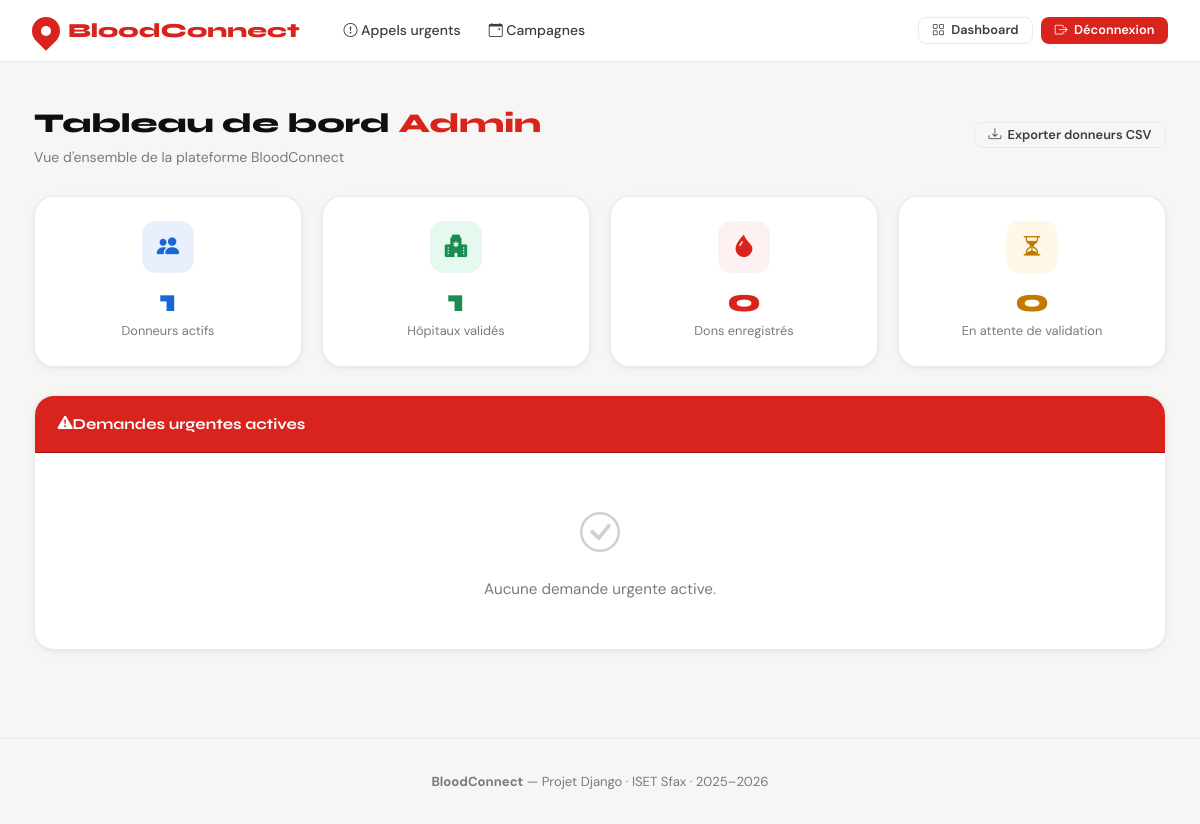
Before: /accounts/dashboard/admin/ (signed in) with the older database file.
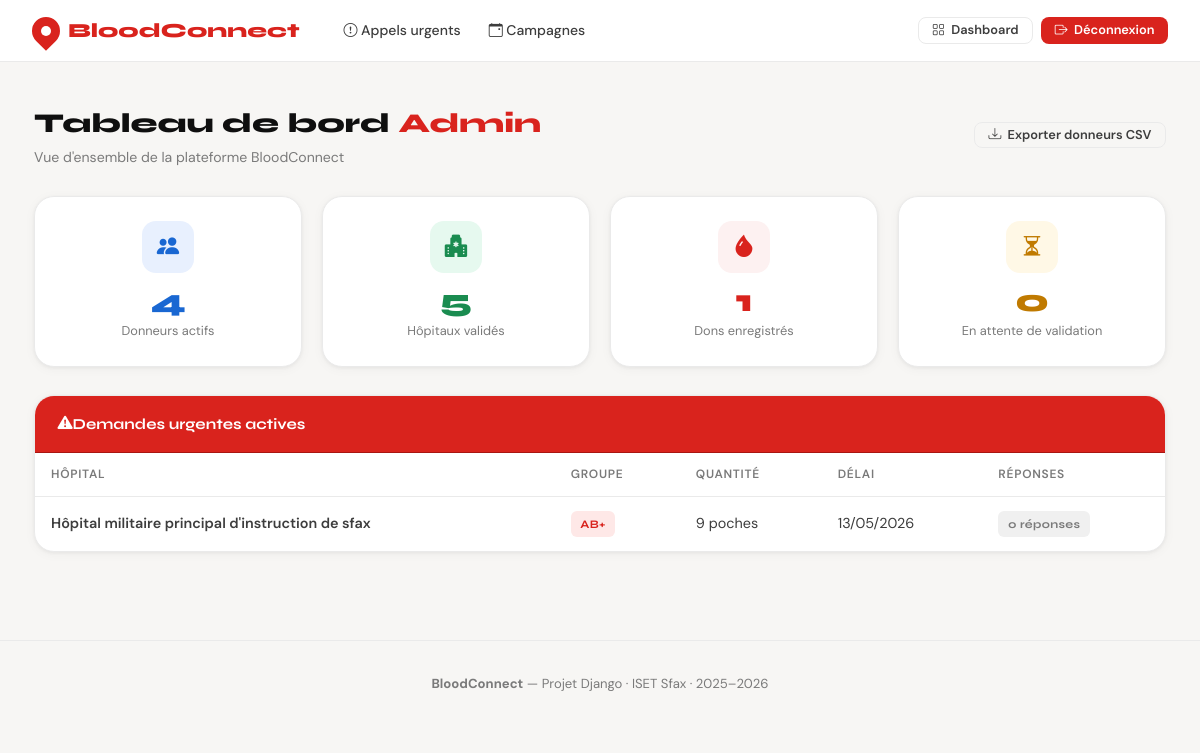
After: the same page with the newer database file.
### donations/models.py (models this page shows, shortened)
class DemandeUrgente(models.Model):
    STATUT_CHOICES = [
        ('active', 'Active'),
        ('cloturee', 'Clôturée'),
        ('satisfaite', 'Satisfaite'),
    ]
    hopital = models.ForeignKey(Hopital, on_delete=models.CASCADE, related_name='demandes')
    groupe_sanguin = models.CharField(max_length=3, choices=GROUPES_SANGUINS)
    quantite = models.PositiveIntegerField(help_text='Nombre de poches')
    delai = models.DateField(help_text='Date limite')
    description = models.TextField(blank=True)
    statut = models.CharField(max_length=20, choices=STATUT_CHOICES, default='active')
    date_creation = models.DateTimeField(auto_now_add=True)
    @property
    def nb_reponses(self):
        return self.reponses.filter(statut='confirme').count()

### accounts/models.py (models this page shows, shortened)
class Hopital(models.Model):
    user = models.OneToOneField(User, on_delete=models.CASCADE, related_name='hopital')
    nom = models.CharField(max_length=200)
    adresse = models.CharField(max_length=300)
    ville = models.CharField(max_length=100)
    telephone = models.CharField(max_length=20, blank=True)
    numero_agrement = models.CharField(max_length=100, unique=True)
    valide = models.BooleanField(default=False)
    date_inscription = models.DateTimeField(auto_now_add=True)

### accounts/decorators.py (the view)
    def wrapper(request, *args, **kwargs):
        if not request.user.is_authenticated:
            return redirect('login')
        if not request.user.is_staff:
            messages.error(request, 'Accès réservé aux administrateurs.')
            return redirect('home')
        return view_func(request, *args, **kwargs)

### accounts/views.py (called while the page is built)
@admin_required
def dashboard_admin(request):
    from donations.models import Don, DemandeUrgente
    from campaigns.models import Campagne
    context = {
        'nb_donneurs': Donneur.objects.filter(actif=True).count(),
        'nb_hopitaux': Hopital.objects.filter(valide=True).count(),
        'nb_hopitaux_attente': Hopital.objects.filter(valide=False).count(),
        'nb_dons': Don.objects.count(),
        'demandes_actives': DemandeUrgente.objects.filter(statut='active').order_by('delai'),
        'hopitaux_attente': Hopital.objects.filter(valide=False),
    }
    return render(request, 'accounts/dashboard_admin.html', context)

### templates/accounts/dashboard_admin.html (shortened to what this page needs)
{% extends 'base.html' %}
{% block content %}
<div class="admin-header fade-up">
  <div>
    <h1>Tableau de bord <span style="color:var(--red);">Admin</span></h1>
    <p>Vue d'ensemble de la plateforme BloodConnect</p>
  </div>
  <a href="{% url 'export_donneurs_csv' %}" class="btn btn-ghost btn-sm">
    <i class="bi bi-download"></i> Exporter donneurs CSV
  </a>
</div>
<div class="grid grid-4 fade-up-2" style="margin-bottom:1.75rem;">
  <div class="stat-card">
    <div class="stat-icon" style="background:#E8F0FE; color:#1967D2;"><i class="bi bi-people-fill"></i></div>
    <div class="stat-num" style="color:#1967D2;">{{ nb_donneurs }}</div>
    <div class="stat-label">Donneurs actifs</div>
  </div>
  <div class="stat-card">
    <div class="stat-icon" style="background:#E6F9EF; color:var(--success);"><i class="bi bi-hospital-fill"></i></div>
    <div class="stat-num" style="color:var(--success);">{{ nb_hopitaux }}</div>
    <div class="stat-label">Hôpitaux validés</div>
  </div>
  <div class="stat-card">
    <div class="stat-icon" style="background:var(--red-soft); color:var(--red);"><i class="bi bi-droplet-fill"></i></div>
    <div class="stat-num" style="color:var(--red);">{{ nb_dons }}</div>
    <div class="stat-label">Dons enregistrés</div>
  </div>
  <div class="stat-card">
    <div class="stat-icon" style="background:#FFF8E6; color:var(--warning);"><i class="bi bi-hourglass-split"></i></div>
    <div class="stat-num" style="color:var(--warning);">{{ nb_hopitaux_attente }}</div>
    <div class="stat-label">En attente de validation</div>
  </div>
</div>
<div class="card fade-up-4">
  <div class="card-header danger">
    <span><i class="bi bi-exclamation-triangle-fill me-2"></i>Demandes urgentes actives</span>
  </div>
  {% if demandes_actives %}
  <table class="bc-table">
    <thead>
      <tr><th>Hôpital</th><th>Groupe</th><th>Quantité</th><th>Délai</th><th>Réponses</th></tr>
    </thead>
    <tbody>
      {% for d in demandes_actives %}
      <tr>
        <td style="font-weight:600;">{{ d.hopital.nom }}</td>
        <td><span class="badge badge-red">{{ d.groupe_sanguin }}</span></td>
        <td>{{ d.quantite }} poche{% if d.quantite != 1 %}s{% endif %}</td>
        <td>{{ d.delai|date:"d/m/Y" }}</td>
        <td>
          <span class="badge {% if d.nb_reponses > 0 %}badge-green{% else %}badge-gray{% endif %}">
            {{ d.nb_reponses }} réponse{% if d.nb_reponses != 1 %}s{% endif %}
          </span>
        </td>
      </tr>
      {% endfor %}
    </tbody>
  </table>
  {% else %}
  <div class="empty-state">
    <i class="bi bi-check-circle"></i>
    <p>Aucune demande urgente active.</p>
  </div>
  {% endif %}
</div>
{% endblock %}

Changed rows visible on the page:
added DemandeUrgente: hopital.nom "Hôpital militaire principal d'instruction de sfax", groupe_sanguin "AB+", quantite "9", delai "13/05/2026", nb_reponses "0"
Other visible differences:
{{ nb_donneurs }}: "1" → "4"
{{ nb_hopitaux }}: "1" → "5"
{{ nb_dons }}: "0" → "1"
text no longer shown: "Aucune demande urgente active."
text now shown: "HÔPITAL GROUPE QUANTITÉ DÉLAI RÉPONSES"
